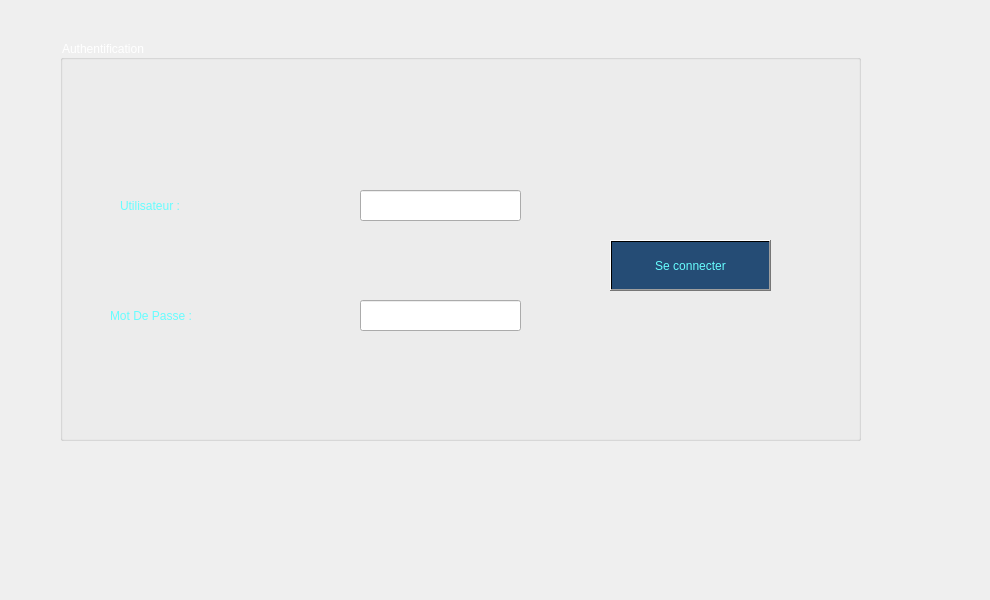
    <widget class="QWidget" name="page2">
     <widget class="QLabel" name="label_75">
      <property name="geometry">
       <rect>
        <x>-5</x>
        <y>0</y>
        <width>981</width>
        <height>591</height>
       </rect>
      </property>
      <property name="styleSheet">
       <string notr="true">background-image: url(:/18.jpg);</string>
      </property>
      <property name="text">
       <string/>
      </property>
     </widget>
     <widget class="QGroupBox" name="groupBox_12">
      <property name="geometry">
       <rect>
        <x>60</x>
        <y>40</y>
        <width>801</width>
        <height>401</height>
       </rect>
      </property>
      <property name="styleSheet">
       <string notr="true">color:rgb(255, 255, 255);
font: 20pt &quot;Rockwell&quot;;</string>
      </property>
      <property name="title">
       <string>Authentification</string>
      </property>
      <widget class="QPushButton" name="pushButton_2">
       <property name="geometry">
        <rect>
         <x>550</x>
         <y>200</y>
         <width>161</width>
         <height>51</height>
        </rect>
       </property>
       <property name="styleSheet">
        <string notr="true">background-color: qlineargradient(spread:pad, x1:1, y1:0, x2:1, y2:0, stop:0.919598 rgb(37, 76, 117), stop:0.98 rgba(0, 0, 0, 255), stop:1 rgba(235, 148, 61, 255));
color:rgb(103, 253, 255);;
font: 14pt &quot;Rockwell&quot;;</string>
       </property>
       <property name="text">
        <string>Se connecter</string>
       </property>
      </widget>
      <widget class="QLineEdit" name="lineEdit_12">
       <property name="geometry">
        <rect>
         <x>300</x>
         <y>150</y>
         <width>161</width>
         <height>31</height>
        </rect>
       </property>
       <property name="styleSheet">
        <string notr="true">color:rgb(103, 161, 255);
</string>
       </property>
      </widget>
      <widget class="QLineEdit" name="lineEdit_13">
       <property name="geometry">
        <rect>
         <x>300</x>
         <y>260</y>
         <width>161</width>
         <height>31</height>
        </rect>
       </property>
       <property name="styleSheet">
        <string notr="true">color:rgb(103, 161, 255);
</string>
       </property>
       <property name="echoMode">
        <enum>QLineEdit::Password</enum>
       </property>
      </widget>
      <widget class="QLabel" name="label_76">
       <property name="geometry">
        <rect>
         <x>60</x>
         <y>140</y>
         <width>131</width>
         <height>51</height>
        </rect>
       </property>
       <property name="styleSheet">
        <string notr="true">color:rgb(103, 253, 255);
font: 15pt &quot;Rockwell&quot;;</string>
       </property>
       <property name="text">
        <string>Utilisateur :</string>
       </property>
      </widget>
      <widget class="QLabel" name="label_77">
       <property name="geometry">
        <rect>
         <x>50</x>
         <y>260</y>
         <width>181</width>
         <height>31</height>
        </rect>
       </property>
       <property name="styleSheet">
        <string notr="true">color:rgb(103, 253, 255);
font: 15pt &quot;Rockwell&quot;;</string>
       </property>
       <property name="text">
        <string>Mot De Passe :</string>
       </property>
      </widget>
     </widget>
    </widget>
